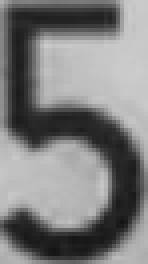
#> input picture Caracteres/Caracteres_Detectados/caracter_4.png, 37 x 66 px (shown 4 times larger)
$ python prueba.py
#> lines starting #> are read from the running program, lines starting #| are printed output that depends on the picture
import pytesseract as tess
from PIL import Image

# Set the path to the Tesseract executable
tess.pytesseract.tesseract_cmd = r'C:\Program Files\Tesseract-OCR\tesseract.exe'

# Specify the path to the image file
path = 'caracter_4.png'

# Open the image using PIL
my_image = Image.open(path)
#> my_image is the input picture: PIL image 37x66 L; min 19, max 204, mean 124.7

# Convert the image to binary (black and white)
binary_image = my_image.convert('1')  # '1' corresponds to 1-bit pixels, black and white
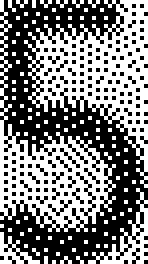
#> binary_image: PIL image 37x66 1 (shown 4 times larger); 49.2% white in thin lines or dots

# Perform OCR on the binary image
#> (the run stopped early here; a loop or call above may not have finished)
